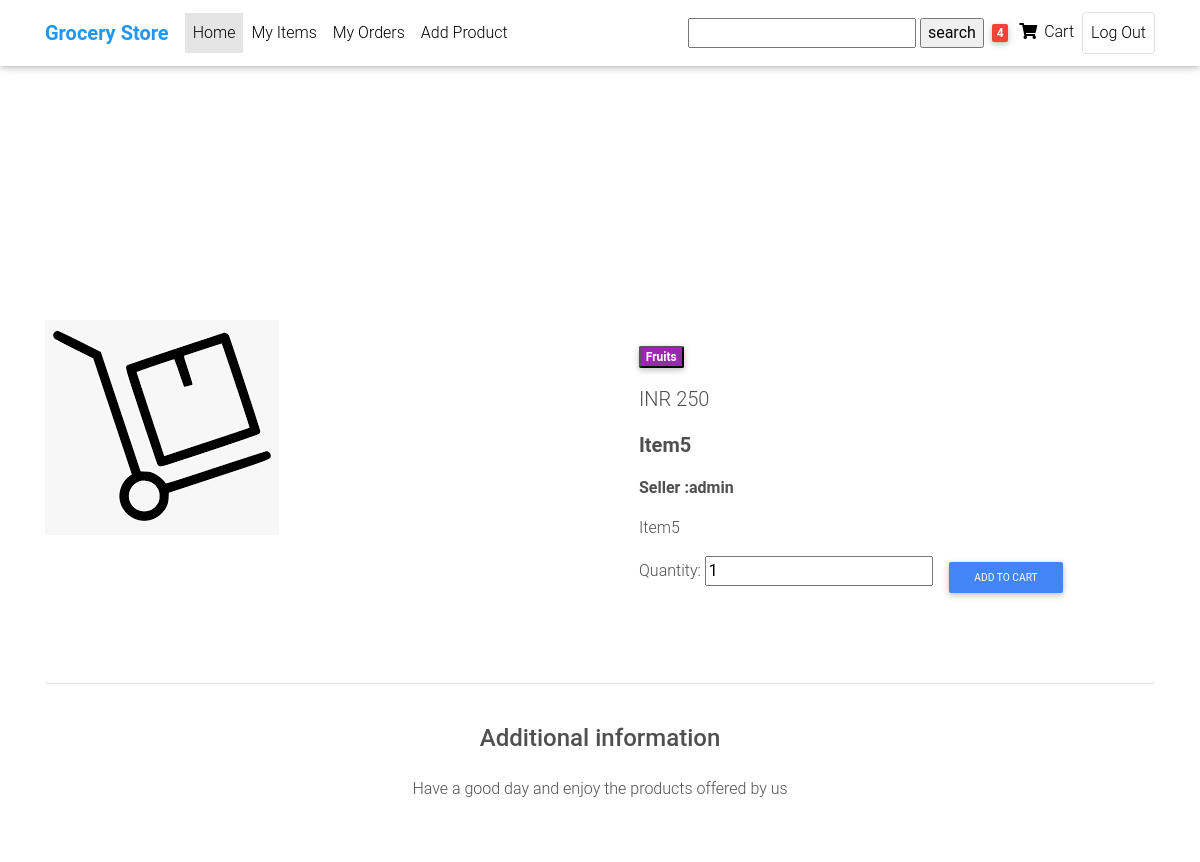
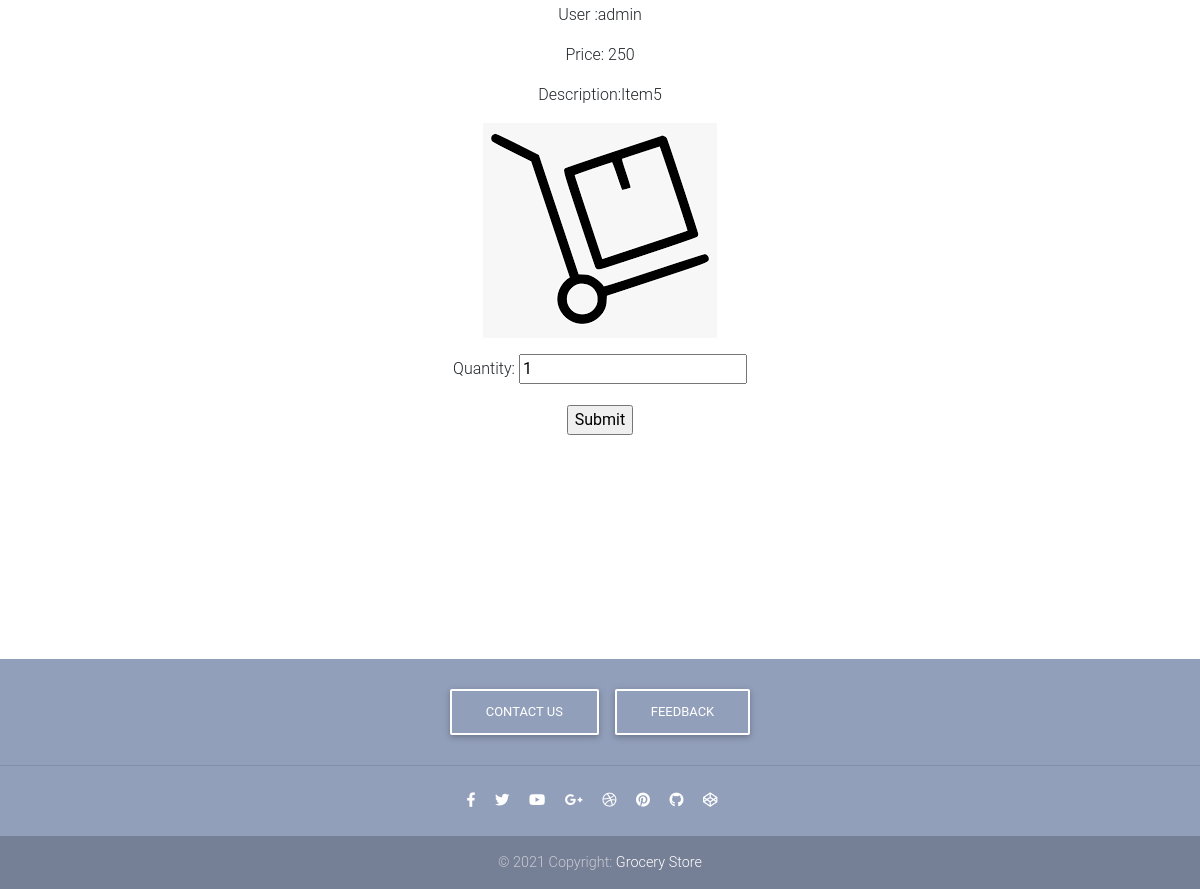
The page /cart/create/20/ (signed in) on the database its author committed (2 pictures, top to bottom).
### Base/models/product.py (models this page shows, shortened)
class Product(models.Model):
    title = models.CharField(max_length=250, unique=True)
    description = models.TextField(max_length=250, blank=True, null=True)
    image = models.ImageField(upload_to='uploads/products/',default='uploads/products/normal.png')
    price = models.IntegerField(default=0)
    created = models.DateTimeField(auto_now_add=True)
    category = models.ForeignKey(Categorie, on_delete=models.CASCADE,blank=True,null=True)
    quantity = models.IntegerField(default=1)
    user = models.ForeignKey(User, on_delete=models.CASCADE, blank=True, null=True)
    class Meta:
        ordering = ['created']

### Base/models/categorie.py (models this page shows)
class Categorie(models.Model):
    title = models.CharField(max_length=250)
    def __str__(self):
        return self.title

### Cart/views/cartcrud.py (the view, shortened to what this page needs)
# urls.py: path('create/<int:pk>/',cartcrud.createCartItem, name='create_item'),
def createCartItem(request, pk):
    product = Product.objects.get(id=pk)
    cart, _ = Cart.objects.get_or_create(user=request.user)
    if CartItem.objects.filter(user=request.user, ordered=False, product=product.id).exists():
        return redirect('/')
    form = CartItemForm()
    form = CartItemForm(
        initial={'user': request.user, 'price': product.price, 'product': product, 'ordered': False, 'cart': cart})
    context = {'form': form, 'user': request.user.username, 'title': product.title, 'image': product.image.url,
               'total_price': cart.total_price,'quantity':cart.quantity}
    return render(request, 'Cart/order_form.html', context)

### Cart/forms.py (shortened to what this page needs)
class CartItemForm(ModelForm):
    class Meta:
        model = CartItem
        fields = "__all__"
    def __init__(self, *args, **kwargs):
        super(CartItemForm, self).__init__(*args, **kwargs)
        instance = getattr(self, 'instance', None)
        if instance:
            self.fields['user'].widget = HiddenInput()
            self.fields['product'].widget = HiddenInput()
            self.fields['price'].widget = HiddenInput()
            self.fields['ordered'].widget = HiddenInput()
            self.fields['cart'].widget = HiddenInput()

### Base/templatetags/isordered.py (called while the page is built)
@register.simple_tag
def return_product(request, id_val):
    try:
        product = Product.objects.get(id=id_val)
    except:
        return None
    return product

### Cart/templates/Cart/order_form.html (shortened to what this page needs)
{% load widget_tweaks %}
{% load static %}
{% load crispy_forms_tags %}
{% load widget_tweaks %}
{% load isordered %}
<!DOCTYPE html>
<html lang="en">
<head>
  <link rel="stylesheet" href="https://use.fontawesome.com/releases/v5.11.2/css/all.css">
  <link href="{%static 'homepage/css/bootstrap.min.css'%}" rel="stylesheet">
  <link href="{%static 'homepage/css/mdb.min.css'%}" rel="stylesheet">
  <link href="{%static 'homepage/css/style.min.css'%}" rel="stylesheet">
</head>
<body>
  <nav class="navbar fixed-top navbar-expand-lg navbar-light white scrolling-navbar">
    <div class="container">
        <strong class="navbar-brand font-weight-bold waves-effect blue-text">Grocery Store</strong>
      <div class="collapse navbar-collapse" id="navbarSupportedContent">
        <ul class="navbar-nav mr-auto">
          <li class="nav-item active">
            <a class="nav-link waves-effect" href={%url 'products'%}>Home
          </li>
          <li class="nav-item">
            <a class="nav-link waves-effect" href="{% url 'all_user_products' request.user.id %}">My Items</a>
          </li>
          <li class="nav-item">
            <a class="nav-link waves-effect" href="{%url 'orders' request.user.id%}" >My Orders</a>
          </li>
          <li class="nav-item">
            <a class="nav-link waves-effect" href="{% url 'product_create'%}" >Add Product</a>
          </li>
        </ul>
        <form method="GET">
            <input type="text" name="search-area" value="{{search_input}}">
            <input type="submit" value="search"></form>
        <ul class="navbar-nav nav-flex-icons">
          <li class="nav-item">
            <a class="nav-link waves-effect" href="{%url 'cart_items' request.user.id %}">
              <span class="badge red z-depth-1 mr-1">{{quantity}} </span>
              <i class="fas fa-shopping-cart"></i>
              <span class="clearfix d-none d-sm-inline-block"> Cart </span>
            </a>
          </li>
          {% if request.user.is_authenticated %}
            <li class="nav-item">
            <a href="{%url 'logout'%}" class="nav-link border border-light rounded waves-effect">
             Log Out
            </a>
          </li>
            {% endif %}
        </ul>
      </div>
    </div>
  </nav>
  <table>
 <div style="min-height: 200px;"></div></table>
 <main class="mt-5 pt-4">
    <div class="container dark-grey-text mt-5">
      <div class="row wow fadeIn">
        <div class="col-md-6 mb-4">
        {% return_product request form.product.value as val %}
          <img src="{{val.image.url}}" class="img-fluid" alt="">
        </div>
        <div class="col-md-6 mb-4">
          <div class="p-4">
            <div class="mb-3">
                                         <form action="{%url 'all_category_products' val.category.id %}" method="GET">
                              <button type="submit" class="badge purple mr-1">{{val.category}}</button></form>
            </div>
            <p class="lead">
              <span>INR {{val.price}}</span>
            </p>
            <p class="lead font-weight-bold">{{val.title}}</p>
            <p class="font-weight-bold">Seller :{{val.user}}</p>
            <p>{{val.description}}</p>
             <form class="d-flex justify-content-left" action="" method="POST">
               {{form.as_p}}
            <div style="padding-left:10px; padding-bottom:20px;"><button class="btn btn-primary btn-sm" type="submit" name="Submit">Add to Cart</button></div>
              </form>
          </div>
        </div>
      </div>
      <hr>
      <div class="row d-flex justify-content-center wow fadeIn">
        <div class="col-md-6 text-center">
          <h4 class="my-4 h4">Additional information</h4>
          <p>Have a good day and enjoy the products offered by us</p>
        </div>
      </div>
      <div class="row wow fadeIn">
        <div class="col-lg-4 col-md-12 mb-4">
        </div>
        <div class="col-lg-4 col-md-6 mb-4">
        </div>
        <div class="col-lg-4 col-md-6 mb-4">
        </div>
      </div>
    </div>
  </main>
 <div class="text-center">
		<form action="" method="POST">
					<div>
		<p>User :{{ user}} </p>
		{% return_product request form.product.value as val %}
		<p>Price: {{form.price.value}}</p>
		<p>Description:{{val.description}}</p>
		<p><img src={{val.image.url}}></p>
		{{form.as_p}}
		<input type="submit" name="Submit">
	</div>
	</form>
  </div>
	<table><div style="min-height: 200px;"></div></table>
  <footer class="page-footer text-center font-small mt-4 wow fadeIn">
    <div class="pt-4">
      <a class="btn btn-outline-white" href="#"
        role="button">Contact Us
      </a>
      <a class="btn btn-outline-white" href="#" role="button">Feedback
      </a>
    </div>
    <hr class="my-4">
    <div class="pb-4">
      <a href="#">
        <i class="fab fa-facebook-f mr-3"></i>
      </a>
      <a href="#">
        <i class="fab fa-twitter mr-3"></i>
      </a>
      <a href="#">
        <i class="fab fa-youtube mr-3"></i>
      </a>
      <a href="#">
        <i class="fab fa-google-plus-g mr-3"></i>
      </a>
      <a href="#">
        <i class="fab fa-dribbble mr-3"></i>
      </a>
      <a href="#">
        <i class="fab fa-pinterest mr-3"></i>
      </a>
      <a href="#">
        <i class="fab fa-github mr-3"></i>
      </a>
      <a href="#">
        <i class="fab fa-codepen mr-3"></i>
      </a>
    </div>
    <div class="footer-copyright py-3">
      © 2021 Copyright:
      <a href="#">Grocery Store</a>
    </div>
  </footer>
  </body>
  </html>

### Cart/templates/Cart/order_form.html (style rules this page uses)
html, body, header, .carousel { height: 60vh; }

### rows shown on the page
Product: image (picture), category "Fruits", price "250", title "Item5", user "admin", description "Item5"

### other values the page prints
{{ quantity }} "4"
{{ user }} "admin"
